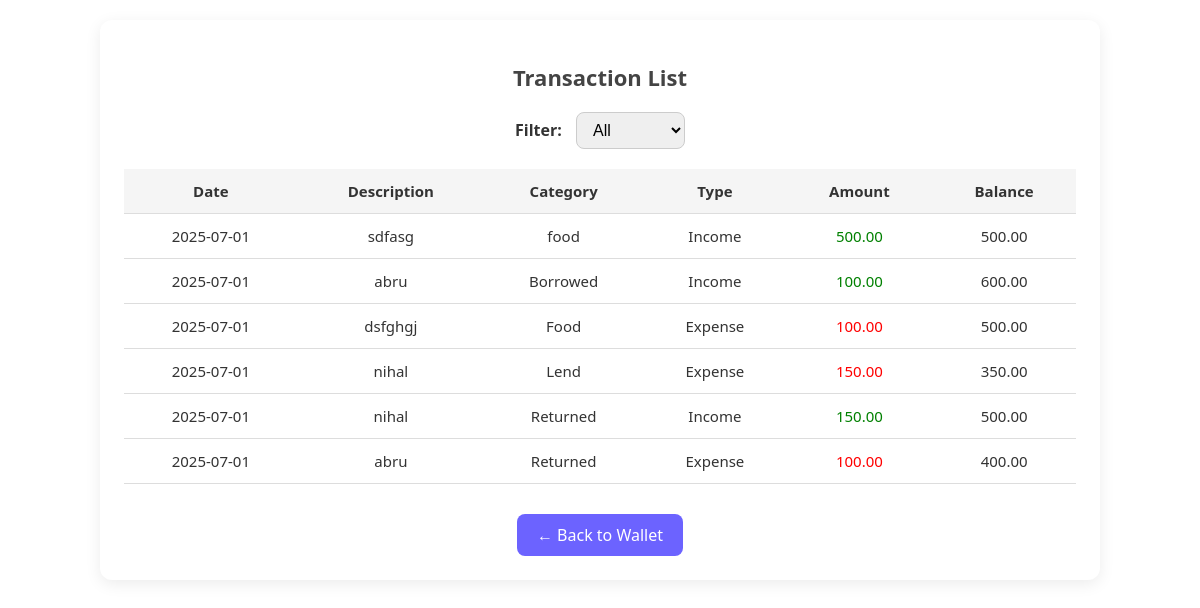
The page /transactions/ (signed in) on the database its author committed.
### myWalletapp/models.py (models this page shows, shortened)
class Transaction(models.Model):
    user = models.ForeignKey(User, on_delete=models.CASCADE)
    amount = models.DecimalField(
        max_digits=10,
        decimal_places=2,
        help_text="Transaction amount"
    )
    category = models.ForeignKey(
        Category,
        on_delete=models.CASCADE,
        related_name='transactions',
        help_text="Select or create a category"
    )
    description = models.CharField(
        max_length=100,
        blank=True,
        null=True,
        help_text="Optional transaction description"
    )
    date = models.DateTimeField(default=timezone.now)
    returned = models.BooleanField(default=False)
    return_date = models.DateTimeField(null=True, blank=True)
    class Meta:
        ordering = ['-date']
        verbose_name = "Transaction"
        verbose_name_plural = "Transactions"

class Category(models.Model):
    INCOME = 'IN'
    EXPENSE = 'EX'
    TYPE_CHOICES = [
        (INCOME, 'Income'),
        (EXPENSE, 'Expense'),
    ]
    user = models.ForeignKey(User, on_delete=models.CASCADE)
    name = models.CharField(
        max_length=50,
        validators=[MinLengthValidator(2)],
        help_text="Category name (e.g. Salary, Rent, Food)"
    )
    transaction_type = models.CharField(
        max_length=2,
        choices=TYPE_CHOICES,
        help_text="Income or Expense category"
    )
    is_default = models.BooleanField(default=False)
    class Meta:
        verbose_name_plural = "Categories"
        unique_together = ('user', 'name', 'transaction_type')
        ordering = ['transaction_type', 'name']

### myWalletapp/views.py (the view)
# urls.py: path('transactions/', views.transaction_list, name='transaction_list'),
@login_required
def transaction_list(request):
    filter_type = request.GET.get('type')  # IN or EX
    transactions = Transaction.objects.filter(user=request.user).order_by('date')
    if filter_type in ['IN', 'EX']:
        transactions = transactions.filter(category__transaction_type=filter_type).order_by('-date')
        total = sum(t.amount for t in transactions)
        return render(request, 'transactions.html', {
            'transactions': transactions,
            'filter_type': filter_type,
            'total': total
        })
    else:
        balance = 0
        transactions_with_balance = []
        for txn in transactions:
            if txn.category.transaction_type == 'IN':
                balance += txn.amount
            else:
                balance -= txn.amount
            transactions_with_balance.append({
                'transaction': txn,
                'balance': balance
            })
        return render(request, 'transactions.html', {
            'transactions_with_balance': transactions_with_balance,
            'filter_type': None,
            'total': None
        })

### Template/transactions.html (shortened to what this page needs)
<!DOCTYPE html>
<html lang="en">
<head>
</head>
<body>
    <div class="container">
        <h2>Transaction List</h2>
        <div class="filter-section">
            <form method="get">
                <label for="type"><strong>Filter:</strong></label>
                <select name="type" id="type" onchange="this.form.submit()">
                    <option value="">All</option>
                </select>
            </form>
        </div>
        {% if filter_type %}
            <div class="total">
                Total {% if filter_type == 'IN' %}Income{% else %}Expense{% endif %}: ₹{{ total }}
            </div>
            <table>
                <tr>
                    <th>Date</th>
                    <th>Description</th>
                    <th>Category</th>
                    <th>Type</th>
                    <th>Amount</th>
                </tr>
                {% for txn in transactions %}
                <tr>
                    <td>{{ txn.date|date:"Y-m-d" }}</td>
                    <td>{{ txn.description }}</td>
                    <td>{{ txn.category.name }}</td>
                    <td>{{ txn.category.get_transaction_type_display }}</td>
                    <td class="{% if txn.category.transaction_type == 'IN' %}income{% else %}expense{% endif %}">
                        {{ txn.amount }}
                    </td>
                </tr>
                {% endfor %}
            </table>
        {% else %}
            <table>
                <tr>
                    <th>Date</th>
                    <th>Description</th>
                    <th>Category</th>
                    <th>Type</th>
                    <th>Amount</th>
                    <th>Balance</th>
                </tr>
                {% for item in transactions_with_balance %}
                <tr>
                    <td>{{ item.transaction.date|date:"Y-m-d" }}</td>
                    <td>{{ item.transaction.description }}</td>
                    <td>{{ item.transaction.category.name }}</td>
                    <td>{{ item.transaction.category.get_transaction_type_display }}</td>
                    <td class="{% if item.transaction.category.transaction_type == 'IN' %}income{% else %}expense{% endif %}">
                        {{ item.transaction.amount }}
                    </td>
                    <td>{{ item.balance }}</td>
                </tr>
                {% endfor %}
            </table>
        {% endif %}
        <div style="text-align: center;">
            <a href="{% url 'myWalletapp:wallet' %}" class="button">← Back to Wallet</a>
        </div>
    </div>
</body>
</html>

### Template/transactions.html (style rules this page uses)
* { box-sizing: border-box; }
body { margin: 0; padding: 0; font-family: 'Segoe UI', Tahoma, Geneva, Verdana, sans-serif; background-color: #ffffff; display: flex; justify-content: center; align-items: flex-start; min-height: 100vh; padding: 20px; color: #333; }
.container { background-color: #fff; padding: 24px; border-radius: 12px; box-shadow: 0 4px 16px rgba(0, 0, 0, 0.08); width: 100%; max-width: 1000px; overflow-x: auto; }
h2 { text-align: center; margin-bottom: 20px; color: #444; font-size: 22px; }
.filter-section { text-align: center; margin-bottom: 20px; }
select { padding: 8px 12px; border-radius: 8px; border: 1px solid #ccc; font-size: 1em; margin-left: 10px; }
table { width: 100%; border-collapse: collapse; min-width: 600px; }
th, td { padding: 12px 16px; text-align: center; border-bottom: 1px solid #ddd; font-size: 15px; }
th { background-color: #f5f5f5; font-weight: bold; }
td.income { color: green; font-weight: 500; }
td.expense { color: red; font-weight: 500; }
a.button { display: inline-block; margin-top: 30px; background-color: #6C63FF; color: white; padding: 10px 20px; text-decoration: none; border-radius: 8px; text-align: center; transition: background-color 0.3s ease; }

### rows shown on the page
Transaction: transaction "2025-07-01", transaction.description "sdfasg", transaction.category.name "food", transaction.category.transaction_type "Income", transaction.amount "500.00", balance "500.00"
Transaction: transaction "2025-07-01", transaction.description "abru", transaction.category.name "Borrowed", transaction.category.transaction_type "Income", transaction.amount "100.00", balance "600.00"
Transaction: transaction "2025-07-01", transaction.description "dsfghgj", transaction.category.name "Food", transaction.category.transaction_type "Expense", transaction.amount "100.00", balance "500.00"
Transaction: transaction "2025-07-01", transaction.description "nihal", transaction.category.name "Lend", transaction.category.transaction_type "Expense", transaction.amount "150.00", balance "350.00"
Transaction: transaction "2025-07-01", transaction.description "nihal", transaction.category.name "Returned", transaction.category.transaction_type "Income", transaction.amount "150.00", balance "500.00"
Transaction: transaction "2025-07-01", transaction.description "abru", transaction.category.name "Returned", transaction.category.transaction_type "Expense", transaction.amount "100.00", balance "400.00"
